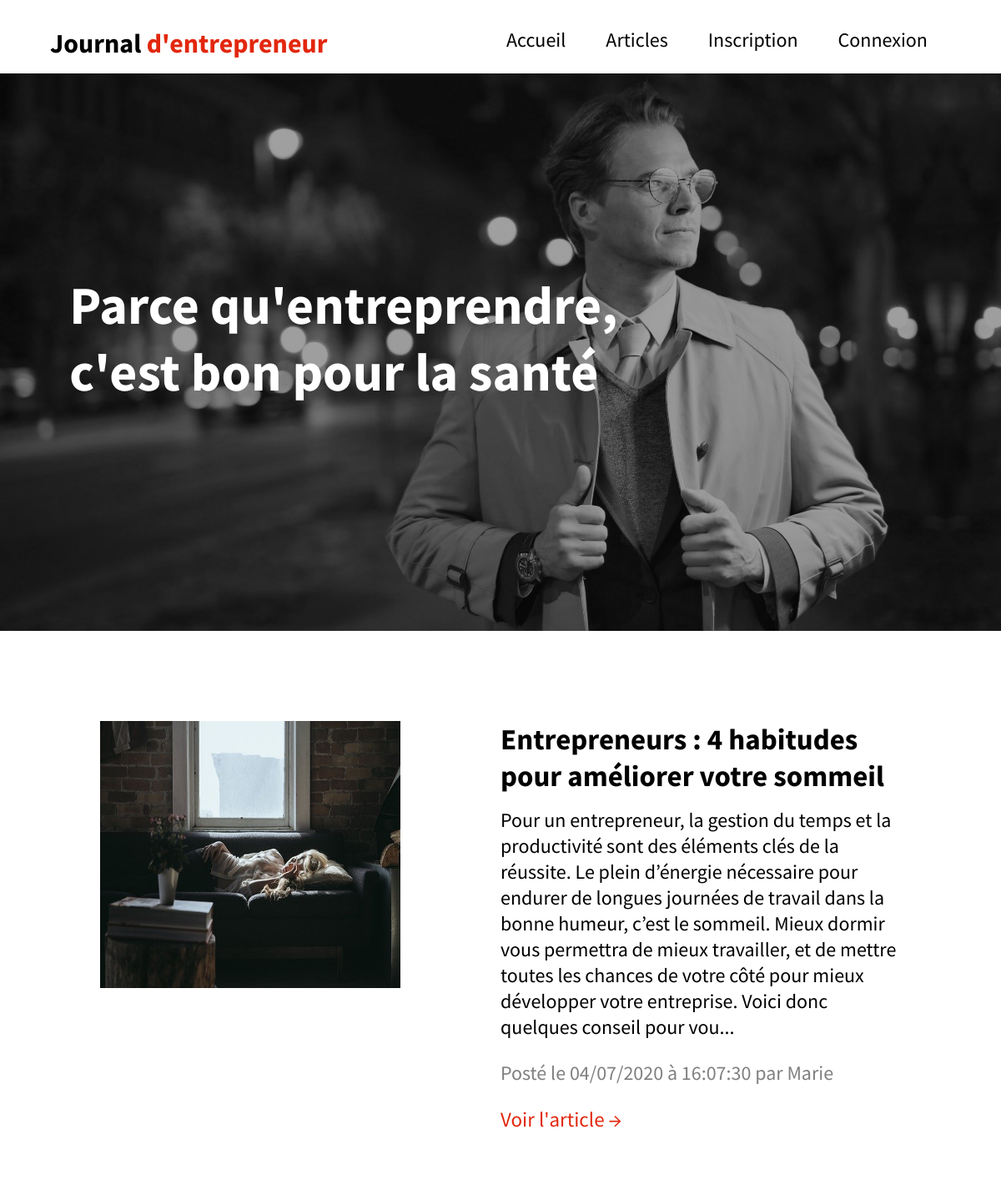
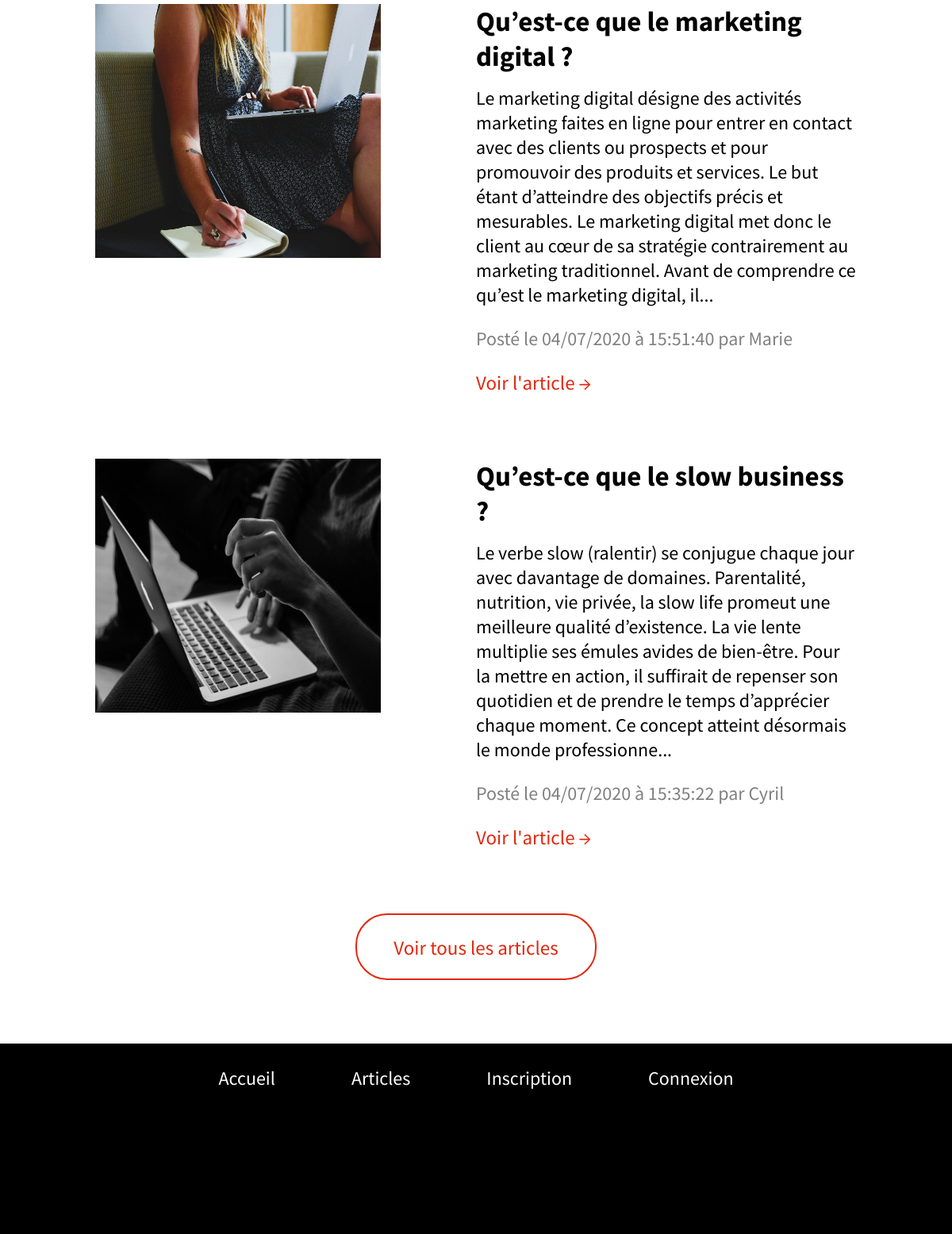
The page / on the database its author committed (2 pictures, top to bottom).
### tables this page shows
CREATE TABLE `articles` (
  `id` int(11) NOT NULL,
  `nom` varchar(255) NOT NULL,
  `article` text NOT NULL,
  `id_utilisateur` int(11) NOT NULL,
  `id_categorie` int(11) NOT NULL,
  `date` timestamp NOT NULL DEFAULT CURRENT_TIMESTAMP ON UPDATE CURRENT_TIMESTAMP,
  `image` varchar(255) DEFAULT NULL
);

CREATE TABLE `utilisateurs` (
  `id` int(11) NOT NULL,
  `login` varchar(255) NOT NULL,
  `password` varchar(255) NOT NULL,
  `email` varchar(255) NOT NULL,
  `id_droits` int(11) NOT NULL
);

### index.php (the view, shortened to what this page needs)
<!doctype html>
<html>
<head>
 <link rel="stylesheet" href="blog.css">
</head>
<body>
	<section id="image-fond1">
	<?php include("header.php"); ?>
		<section class="text">
		<article class="partie-haut">
		<h1 class="welcome">Parce qu'entreprendre,<br/> c'est bon pour la santé</h1>
		</article>
		<div class="feuille-blanche">
		<?php
		$connexion = mysqli_connect('localhost','root','','blog');
		$requete="SELECT articles.id,nom,article,id_utilisateur,id_categorie,DATE_FORMAT(date,'%d/%m/%Y à %H:%i:%s') as date,utilisateurs.login, image FROM articles INNER JOIN utilisateurs ON articles.id_utilisateur = utilisateurs.id ORDER by date DESC LIMIT 0,3";
		$resultat = mysqli_query($connexion,$requete);
		$articles = mysqli_fetch_all($resultat);
		foreach ($articles as $valeur)
		{
			if(strlen($valeur[2]) > 400)
			{
				$description = substr($valeur[2], 0, 400).'...';
			}
			else
				{
					$description = $valeur[2];
				}
			?>
			<article class="donnees">
				<div class="column-1">
					<div class="reservation_page_info"><img src="<?php echo $valeur[7];?>" class="img-article"></div>
				</div>
				<div class="column-2">
					<div class="reservation_page_info1"><?php echo $valeur[1]; ?></div>
					<div class="reservation_page_info"><?php echo $description; ?></div>
					<div class="reservation_page_info2"><p>Posté le <?php echo $valeur[5]; ?> par <?php echo $valeur[6]; ?></p></div>
					<a class="voir-article" href="article.php?id=<?php echo $valeur[0]; ?>">Voir l'article   →</a>
				</div>
			</article>
			<?php
		}
		?>
		<article class="acces-article">
			<div class="bouton">
	 			<a class="link" href="articles.php?categorie=all&page=1"><p class="ensavoirplus">Voir tous les articles</p></a>
		</article>
		</div>
</section>
</section>
<?php include("footer.php"); ?>
</body>
</html>

### header.php (shortened to what this page needs)
<header>
	<p class="entreprendre">Journal <span class="red"> d'entrepreneur</span></p>
	<nav class="menu">
		<ul>
		<li><a href="index.php">Accueil</a></li>
		<li><a href="articles.php?categorie=all&page=1">Articles</a>
					</li>
			<?php
			 	if (!isset($_SESSION['login']))
				{
			?>
					<li><a href="inscription.php">Inscription</a></li>
					<li><a href="connexion.php">Connexion</a></li>
			<?php
					}
			?>
		</ul>
	</nav>
</header>

### footer.php (shortened to what this page needs)
<footer>
	<nav class="menu2">
	<ul>
		<li><a href="index.php">Accueil</a></li>
		<li><a href="articles.php?categorie=all&page=1">Articles</a>
					</li>
			<?php
			 	if (!isset($_SESSION['login']))
				{
			?>
					<li><a href="inscription.php">Inscription</a></li>
					<li><a href="connexion.php">Connexion</a></li>
			<?php
					}
			?>
		</ul>
	</nav>
</footer>

### blog.css (style rules this page uses)
html { margin: 0; }
body { margin: 0; background-color: white; }
header { display: flex; height: 11vh; position: fixed; background-color: white; width: 100%; }
.entreprendre { display: flex; justify-content: flex-start; font-family: "Bold"; font-size: 2em; padding-left: 5vw; }
.red { color: #E2270E; padding-left: 0.2em; }
.menu { width:100%; display: flex; justify-content: flex-end; padding-top: 2vh; padding-right: 4vw; }
.menu ul { margin: 0; padding: 1em; list-style: none; }
.menu ul li { display: block; position: relative; float: left; }
.menu ul li a { display: block; font-family: "Book"; font-size: 1.5em; text-decoration: none; color: black; padding-right: 1em; padding-left: 1em; }
.menu2 { width:100%; display: flex; justify-content: space-around; }
.menu2 ul { margin: 0; padding: 1em; list-style: none; }
.menu2 ul li { display: block; position: relative; float: left; }
.menu2 ul li a { display: block; font-family: "Book"; font-size: 1.5em; text-decoration: none; color: #FFFFFF; padding-top: 0.5em; padding-right: 2em; padding-left: 2em; }
#image-fond1 { margin: 0; background-color: #FFFFFF; background-size: 100%; display: flex; flex-direction: column; align-items: center; }
.text { display: flex; flex-direction: column; }
.partie-haut { display: flex; justify-content: space-between; background-image: url("images/pexels-photo-3932542.png"); background-size: 100%; background-repeat: no-repeat; height: 80vh; margin-top: 10vh; padding-bottom: 4em; }
.welcome { font-family: "Bold"; display: flex; flex-direction: column; align-items: center; color: #FFFFFF; font-size: 4em; padding-top: 20vh; padding-right: 4em; padding-left: 1.3em; }
.ensavoirplus { width: 100%; font-family: "Book"; }
.link { text-decoration: none; color: #E2270E; }
.bouton { font-family: "Book"; display: flex; flex-direction: row; justify-content: center; padding-bottom: 20px; margin-top: 40px; border-color: #E2270E; border-width: 2px; border-style: solid; text-decoration: none; width: 300px; height: 60px; text-align:center; transition: all 0.2s ease; color: #E2270E; border-radius: 40px; font-size: 25px; }
.voir-article { color: #E2270E; font-family: "Book"; text-decoration: none; font-size: 25px; }
.donnees { margin-top: 10vh; width: 100%; display: flex; justify-content: center; }
.column-1 { display: flex; flex-direction: column; align-items: flex-start; width: 40%; }
.column-2 { display: flex; flex-direction: column; width: 40%; }
.reservation_page_info { font-family: "Book"; font-size: 24px; display: flex; }
.img-article { width: 30vw; height: 40vh; }
.reservation_page_info1 { font-family: "Bold"; font-size: 35px; padding-bottom: 15px; display: flex; }
.reservation_page_info2 { color: grey; font-family: "Book"; font-size: 24px; display: flex; margin: 0px; }
.acces-article { display: flex; justify-content: center; margin-top: 5vh; margin-bottom: 10vh; }
footer { background-color: black; height: 30vh; }
.feuille-blanche { display: flex; flex-direction: column; background-color: white; align-items: center; margin: 0px; padding: 0px; }

### rows shown on the page
articles: image (picture), nom "Entrepreneurs : 4 habitudes pour améliorer votre sommeil", article "Pour un entrepreneur, la gestion du temps et la productivité sont des éléments clés de la réussite. Le plein d’énergie nécessaire pour endurer de longues journées de travail dans la bonne humeur, c’est le sommeil. Mieux dormir vous permettra de mieux travailler, et de mettre toutes les chances de votre côté pour mieux développer votre entreprise. Voici donc quelques conseil pour vou...", valeur "04/07/2020 à 16:07:30", id_utilisateur.login "Marie"
articles: image (picture), nom "Qu’est-ce que le marketing digital ?", article "Le marketing digital désigne des activités marketing faites en ligne pour entrer en contact avec des clients ou prospects et pour promouvoir des produits et services. Le but étant d’atteindre des objectifs précis et mesurables. Le marketing digital met donc le client au cœur de sa stratégie contrairement au marketing traditionnel. Avant de comprendre ce qu’est le marketing digital, il...", valeur "04/07/2020 à 15:51:40", id_utilisateur.login "Marie"
articles: image (picture), nom "Qu’est-ce que le slow business ?", article "Le verbe slow (ralentir) se conjugue chaque jour avec davantage de domaines. Parentalité, nutrition, vie privée, la slow life promeut une meilleure qualité d’existence. La vie lente multiplie ses émules avides de bien-être. Pour la mettre en action, il suffirait de repenser son quotidien et de prendre le temps d’apprécier chaque moment. Ce concept atteint désormais le monde professionne...", valeur "04/07/2020 à 15:35:22", id_utilisateur.login "Cyril"
